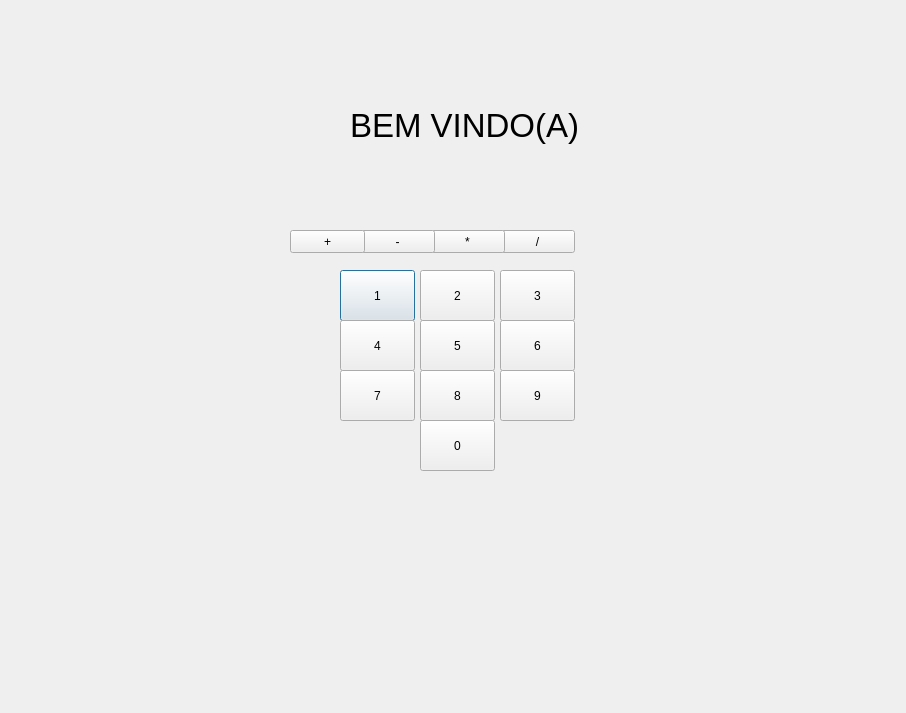
<?xml version="1.0" encoding="UTF-8"?>
<ui version="4.0">
 <class>Dialog</class>
 <widget class="QDialog" name="Dialog">
  <property name="geometry">
   <rect>
    <x>0</x>
    <y>0</y>
    <width>906</width>
    <height>713</height>
   </rect>
  </property>
  <property name="windowTitle">
   <string>Dialog</string>
  </property>
  <widget class="QLabel" name="label">
   <property name="geometry">
    <rect>
     <x>350</x>
     <y>60</y>
     <width>231</width>
     <height>131</height>
    </rect>
   </property>
   <property name="font">
    <font>
     <pointsize>25</pointsize>
    </font>
   </property>
   <property name="text">
    <string>BEM VINDO(A)</string>
   </property>
  </widget>
  <widget class="QPushButton" name="pushButton">
   <property name="geometry">
    <rect>
     <x>340</x>
     <y>270</y>
     <width>75</width>
     <height>51</height>
    </rect>
   </property>
   <property name="text">
    <string>1</string>
   </property>
  </widget>
  <widget class="QPushButton" name="pushButton_2">
   <property name="geometry">
    <rect>
     <x>340</x>
     <y>320</y>
     <width>75</width>
     <height>51</height>
    </rect>
   </property>
   <property name="text">
    <string>4</string>
   </property>
  </widget>
  <widget class="QPushButton" name="pushButton_3">
   <property name="geometry">
    <rect>
     <x>340</x>
     <y>370</y>
     <width>75</width>
     <height>51</height>
    </rect>
   </property>
   <property name="text">
    <string>7</string>
   </property>
  </widget>
  <widget class="QPushButton" name="pushButton_5">
   <property name="geometry">
    <rect>
     <x>420</x>
     <y>270</y>
     <width>75</width>
     <height>51</height>
    </rect>
   </property>
   <property name="text">
    <string>2</string>
   </property>
  </widget>
  <widget class="QPushButton" name="pushButton_4">
   <property name="geometry">
    <rect>
     <x>420</x>
     <y>320</y>
     <width>75</width>
     <height>51</height>
    </rect>
   </property>
   <property name="text">
    <string>5</string>
   </property>
  </widget>
  <widget class="QPushButton" name="pushButton_6">
   <property name="geometry">
    <rect>
     <x>420</x>
     <y>370</y>
     <width>75</width>
     <height>51</height>
    </rect>
   </property>
   <property name="text">
    <string>8</string>
   </property>
  </widget>
  <widget class="QPushButton" name="pushButton_7">
   <property name="geometry">
    <rect>
     <x>500</x>
     <y>270</y>
     <width>75</width>
     <height>51</height>
    </rect>
   </property>
   <property name="text">
    <string>3</string>
   </property>
  </widget>
  <widget class="QPushButton" name="pushButton_8">
   <property name="geometry">
    <rect>
     <x>500</x>
     <y>320</y>
     <width>75</width>
     <height>51</height>
    </rect>
   </property>
   <property name="text">
    <string>6</string>
   </property>
  </widget>
  <widget class="QPushButton" name="pushButton_9">
   <property name="geometry">
    <rect>
     <x>500</x>
     <y>370</y>
     <width>75</width>
     <height>51</height>
    </rect>
   </property>
   <property name="text">
    <string>9</string>
   </property>
  </widget>
  <widget class="QPushButton" name="pushButton_10">
   <property name="geometry">
    <rect>
     <x>420</x>
     <y>420</y>
     <width>75</width>
     <height>51</height>
    </rect>
   </property>
   <property name="text">
    <string>0</string>
   </property>
  </widget>
  <widget class="QPushButton" name="pushButton_11">
   <property name="geometry">
    <rect>
     <x>500</x>
     <y>230</y>
     <width>75</width>
     <height>23</height>
    </rect>
   </property>
   <property name="text">
    <string>/</string>
   </property>
  </widget>
  <widget class="QPushButton" name="pushButton_12">
   <property name="geometry">
    <rect>
     <x>430</x>
     <y>230</y>
     <width>75</width>
     <height>23</height>
    </rect>
   </property>
   <property name="text">
    <string>*</string>
   </property>
  </widget>
  <widget class="QPushButton" name="pushButton_13">
   <property name="geometry">
    <rect>
     <x>360</x>
     <y>230</y>
     <width>75</width>
     <height>23</height>
    </rect>
   </property>
   <property name="text">
    <string>-</string>
   </property>
  </widget>
  <widget class="QPushButton" name="pushButton_14">
   <property name="geometry">
    <rect>
     <x>290</x>
     <y>230</y>
     <width>75</width>
     <height>23</height>
    </rect>
   </property>
   <property name="text">
    <string>+</string>
   </property>
  </widget>
 </widget>
 <resources/>
 <connections/>
</ui>
